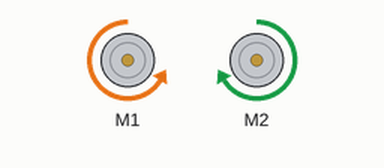
Simulated run of this sketch. Board: Arduino Uno, built with avr-gcc and run on an emulated ATmega328P. Parts: 2 × DC motor (green arrow = forward, orange = backward, longer = faster).

Above: at 0.1 s.
Timing chart, 0 to 1.6 s (numbered marks = the images above):
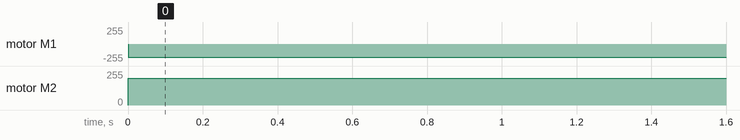

The sketch:

radar_gui.ino
```cpp
#include <MeMCore.h> // mBot kartı (mCore) için gerekli temel kütüphane

// Sensör ve Motor Tanımlamaları
MeLineFollower lineFollower(PORT_2); // Çizgi İzleme Sensörü Port 2'de
MeDCMotor motorLeft(M1);             // Sol Motor (M1)
MeDCMotor motorRight(M2);            // Sağ Motor (M2)

// Hız ayarları (Orta-Yüksek Hız Ayarları)
int maxSpeed = 200;  // Çizgi üstündeyken maksimum hız
int normalSpeed = 160; // Hafif sapmalarda taban hız
int turnSpeed = 120; // Tek sensördeyken hız düşüşü
int lostSpeed = 100; // Çizgi kaybolduğunda arama hızı

// AGRESİF PID parametreleri
// Bu değerler, hızlı ve keskin dönüşler için çok yüksek tutulmuştur.
float Kp = 60.0; // Oransal Kazanç: Hata anında düzeltme gücü
float Kd = 45.0; // Türevsel Kazanç: Titremeyi engellemeye çalışır
int lastError = 0; // Bir önceki döngüdeki hata değeri

void setup() {
  // Serial.begin(9600); // Hata ayıklama (debug) yapmak için bu satırı açabilirsiniz.
}

void loop() {
  int s = lineFollower.readSensors();
  int error = 0;
  int baseSpeed = normalSpeed;

  // ------------------------- Hata Hesaplama -----------------------------
  switch (s) {
    case S1_OUT_S2_OUT:  // 00: Çizgi Kayboldu (En keskin kurtarma dönüşü)
      // En son hangi yöne sapıyorsa o yöne doğru daha da keskin dön
      if (lastError > 0) error = 7;
      else error = -7;
      baseSpeed = lostSpeed;
      break;

    case S1_OUT_S2_IN:   // 01: Sağ siyah (Hafif Sola Dön)
      error = 4; // Agresif hata değeri
      baseSpeed = turnSpeed;
      break;

    case S1_IN_S2_OUT:   // 10: Sol siyah (Hafif Sağa Dön)
      error = -4; // Agresif hata değeri
      baseSpeed = turnSpeed;
      break;

    case S1_IN_S2_IN:    // 11: İki sensör siyah (Düz Git)
      error = 0;
      baseSpeed = maxSpeed; // Maksimum hızda ilerle
      break;
  }

  // ------------------------- PID Kontrolü ------------------------------
  // Correction (Düzeltme): Kp * Hata + Kd * (Hata Farkı)
  int derivative = error - lastError;
  int correction = (int)(Kp * error + Kd * derivative);
  lastError = error;

  // Motor hızları PID düzeltmesi ile ayarlanır
  int leftSpeed = baseSpeed + correction;
  int rightSpeed = baseSpeed - correction;

  // Hız Sınırlama (Motorların 255'ten büyük veya -255'ten küçük olmasını engeller)
  leftSpeed = constrain(leftSpeed, -255, 255);
  rightSpeed = constrain(rightSpeed, -255, 255);

  // ------------------------- Motorları Çalıştır ---------------------------
  // ÖNEMLİ: Motor Yön Düzeltmesi
  // -leftSpeed: M1 motorunun standart yönünü ters çevirerek robotun ileri gitmesini sağlar.
  motorLeft.run(-leftSpeed);
  motorRight.run(rightSpeed);

  // Kısa bekleme (PID döngü hızını çok yüksek tutar)
  delay(5);
}
```

Measured:
- by itself, motor M1: stopped → backward 200/255 at 0.00 s
- by itself, motor M2: stopped → forward 200/255 at 0.00 s
